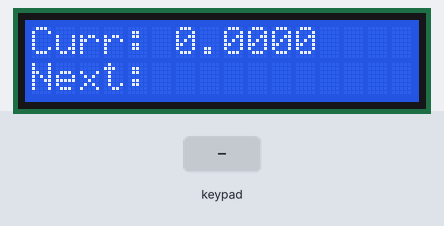
A sketch run on a simulated Arduino Uno, built with avr-gcc and run on an emulated ATmega328P. Parts: 16×2 character LCD. The inputs (shaded band) are chosen by the test bench.

Above: at 1.2 s.
1.3 s: keypad keys 6 7 8 9 D pressed 0.4 s apart
At 3.9 s:
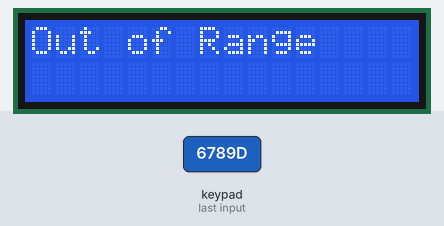
4.8 s: key '1' pressed
At 6.0 s:
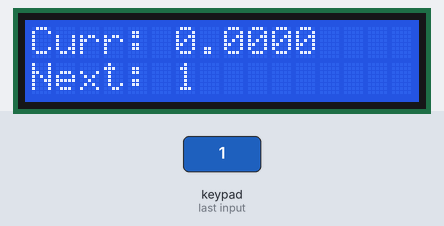
6.5 s: key '2' pressed
At 7.4 s:
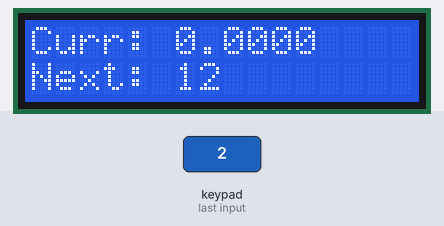
8.0 s: keypad keys 6 7 8 9 pressed 0.4 s apart
At 9.7 s:
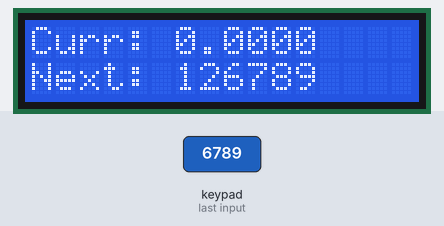
11.1 s: key 'D' pressed
At 11.7 s:
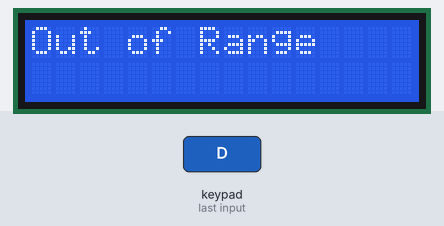
Timing chart, 0 to 14.1 s (numbered marks = the images above; inputs shaded):
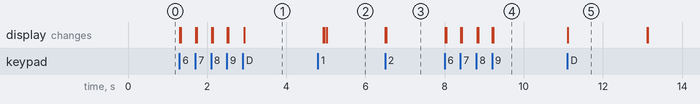

The sketch:

Getting_Input.ino
```cpp
#include <Keypad.h>

#include <Wire.h>
#include <LiquidCrystal_I2C.h>

const byte ROWS = 4;
const byte COLS = 4;

char hexa_keys[ROWS][COLS] = {
  {'1', '2', '3', '\0'},
  {'4', '5', '6', '\0'},
  {'7', '8', '9', 'C'},
  {'.', '0', '\0', 'D'}
};

byte row_pins[ROWS] = {6, 7, 8, 9};
byte col_pins[COLS] = {2, 3, 4, 5};

Keypad custom_keypad = Keypad(makeKeymap(hexa_keys), col_pins, row_pins, COLS, ROWS);

LiquidCrystal_I2C lcd(0x27, 16, 2);

char input[12];
int index = 0;

float current_position = 0.00;
float next_position;
int max_position = 240;


void setup() {
  // put your setup code here, to run once:
  Serial.begin(9600);

  lcd.init();
  lcd.backlight();
}

void loop() {
  // put your main code here, to run repeatedly:
  lcd.setCursor(0, 0);
  lcd.print("Curr: ");
  lcd.print(current_position, 4);
  lcd.setCursor(0, 1);
  lcd.print("Next: ");
  lcd.print(input);

  char key = custom_keypad.getKey();

  if (key && key != 'D') {
    lcd.clear();
    input[index] = key;
    index++;
  }
  else if (key && key == 'D') {
    next_position = atof(input);
    if (next_position > max_position) {
      lcd.clear();
      lcd.print("Out of Range");
      delay(2000);
    }
    else {
      current_position = next_position;
    }
    reset();
  }

  if (key == 'C' || index == 11) {
    reset();
  }
}

void clear_input() {
  for (int i = 0; i < sizeof input; i++) {
    input[i] = '\0';
  }
}

void reset() {
  clear_input();
  lcd.clear();
  index = 0;
}
```

Measured:
- after the input at 1.3 s, the display: first changes at once (image 1 shows a later state)
- after the input at 6.5 s, the display: first changes at once (image 3 shows a later state)
- after the input at 8.0 s, the display: first changes at once (image 4 shows a later state)
- after the input at 11.1 s, the display: changes at once (image 5)
- what the display in image 5 shows lasts 2.0 s, from 11.1 s to 13.1 s
